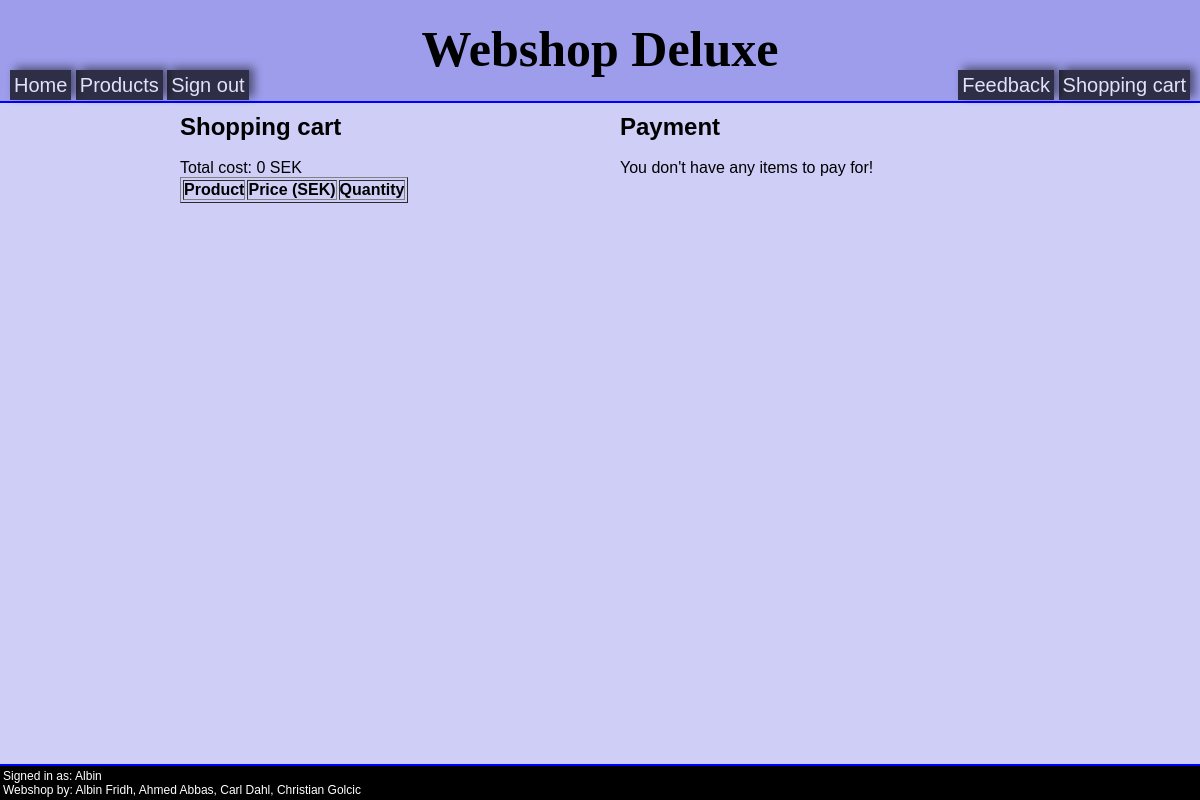
Before: /index.php?page=shoppingcart (signed in) with the older database file.
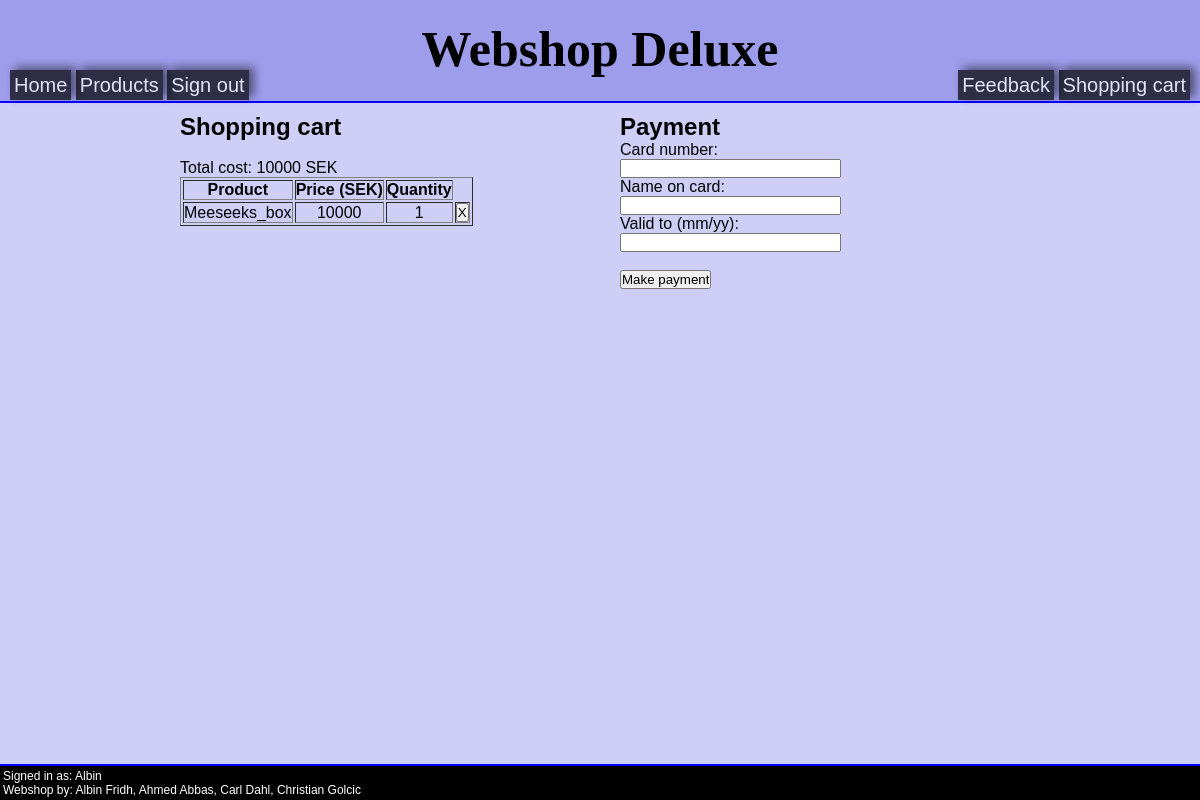
After: the same page with the newer database file.
### tables this page shows
CREATE TABLE shopping_cart(
Product varchar (50) not null,
Price int (5) not null,
User varchar (20) not null,
Quantity int (4),
primary key(Product, User)
);

### pages/shoppingcart.php (the view, shortened to what this page needs)
<div style="width:100%;">
    <div style="width:400px; float: left;">
		<h1>Shopping cart</h1>
		<br/>
		<table border = 1 style = 'text-align:center'>
			<?php
			require 'connect.php';
			$total = 0;
				if(isset($_SESSION['login'])){
					$username = "$_SESSION[username]";
					if($result = $db->query("SELECT * FROM shopping_cart WHERE User='$username'")){
					    $rows = $result->fetchAll(PDO::FETCH_ASSOC);
					    echo "<th><b>Product</b></th>";
					    echo "<th><b>Price (SEK)</b></th>";
					    echo "<th><b>Quantity</b></th>";
					    foreach($rows as $row) {
					        $price = $row['Price'];
					        $quantity = $row['Quantity'];
					        $product = $row['Product'];
					        echo "<tr>";
					        echo "<td>".$product."</td>";
					        echo "<td>".$price."</td>";
					        echo "<td>".$quantity."</td>";
					        echo "<td>"."<form method=POST><input type= submit value=  X  name=$product></form>"."</td>";
					        echo "</tr>";
					        $total = $total + ($price * $quantity);
					    }
					    echo "Total cost: ", $total, " SEK", "<br>";
					}
				} else {
					echo 'Please sign in to proceed';
				}
			?>
		</table>
	</div>
    <div style="width:400px; float: right;">
		<h1>Payment</h1>
		<?php if($total == 0) {
			echo "<br>You don't have any items to pay for!";
		}else{?>
		<form method="POST" action="index.php?page=shoppingcart">
		Card number:<br/>
		<input type="text" name="cardnumber" size="25" autofocus/><br/>
		Name on card:<br/>
		<input type="text" name="nameoncard" size="25"/><br/>
		Valid to (mm/yy):<br/>
		<input type="text" name="validto" size="25"/><br/><br/>
		<input type="submit" value="Make payment" name="pay"/>
		</form>
		<br/><br/>
		<?php
		}
		?>
	</div>
</div>

Changed rows visible on the page:
added shopping_cart: Product "Meeseeks_box", Price "10000", Quantity "1"
Other visible differences:
text written by a page script: "Total cost: 0 SEK" → "Total cost: 10000 SEK"
form field pay: (not shown) → "Make payment"
text no longer shown: "You don't have any items to pay for!"
text now shown: "Card number: Name on card: Valid to (mm/yy):"
